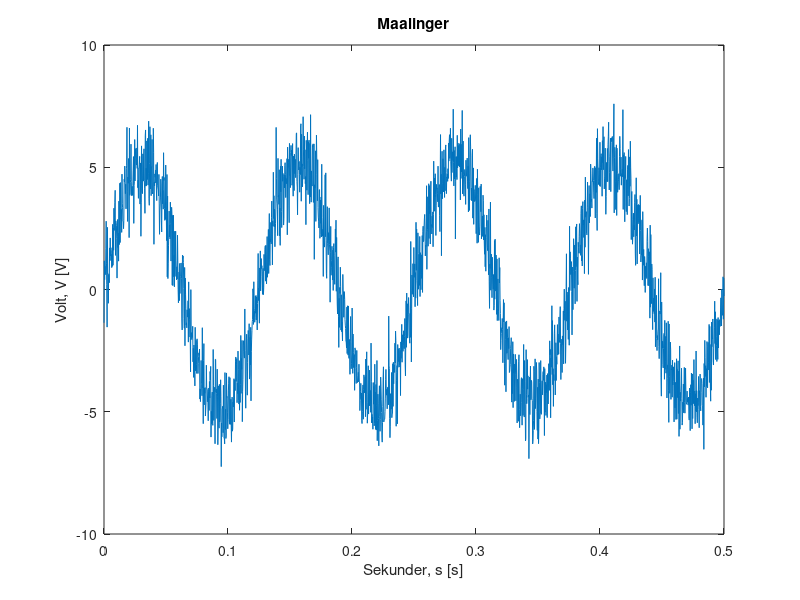

The MATLAB script that drew this image: (Note: this script raises an error after producing the figure.)
A=5; %Svingeamplitude
omega=50; %Svingefrekvens
frequency=1000; %Samplingsfrekvens
n=2000; %Svarer til 2sek
sigma=0.2*A; %For Gauss noise
mu=0;
linear_trend_factor=0.1*A; %Storrelse paa drift
x=linspace(0,1.0*frequency/n, n);
noise=normrnd(mu,sigma, [1 n]);
linear_drift=linspace(0, linear_trend_factor, n);
signal=A*sin(omega*x);
Data=signal+noise+linear_drift;

%Plot av data
figure(1)
plot(x,Data);
title('Maalinger');
xlabel('Sekunder, s [s]');
ylabel('Volt, V [V]');

%Histogram
bins=n/20.0;
figure(2)
histogram(Data, bins); %Histogram av alle data
title('Histogram av maalingene');
xlabel('Volt, V [V]');
ylabel('Absolutt frekvens');

%%%%Kommentar til fordeling%%%
%Ser at fordelingen er bimodal, med topper ved maksimum av kurven%
%Her er den deriverte minst, og siden samplingsfrekvensen er konstant,
%endrer sysmtemet seg minst her. Dermed er det flest datapunkter her. Merk
%ogsaa at gjennomsnittet ikke ser ut til aa vaere noyaktig null, baade pga.
%noise og pga. drift
%%%

%Histogram av stoy
figure(3)
gaussian_noise=Data-signal-linear_drift;
title('Histogram av stoyet');
xlabel('Volt, V [V]');
ylabel('Absolutt frekvens');
histogram(gaussian_noise) %Histogram kun av stoy

%Normalisering av stoy histgoramet
noise_data=histogram(Data-signal-linear_drift, bins);
noise_values=noise_data.Values;
noise_bins=noise_data.BinEdges(1:end-1)+noise_data.BinWidth/2;
noise_bins=sigma*noise_bins+mu; %Normaliser variablene
noise_values=sigma*noise_values+mu;
area=sum(noise_values.*(noise_bins(2)-noise_bins(1))); %Verdiene*bredde

figure(4)
scatter(noise_bins,noise_values/area);
hold on
plot(xhist, normpdf(xhist, 0, 1)) %Sammeling med standard normalfordeling
title('Normalisert histogram av stoyet, med normalfordeling');
xlabel('Volt, V [V]');
ylabel('Relativ frekvens');
legend('Data', 'Normal distribution');


%Ta ut lineaer trend - bruker innebygd Matlab funksjon
figure(5)
trend=detrend(Data);
hold off
plot(x, trend);
title('Maalinger');
xlabel('Sekunder, s [s]');
ylabel('Volt, V [V]');


